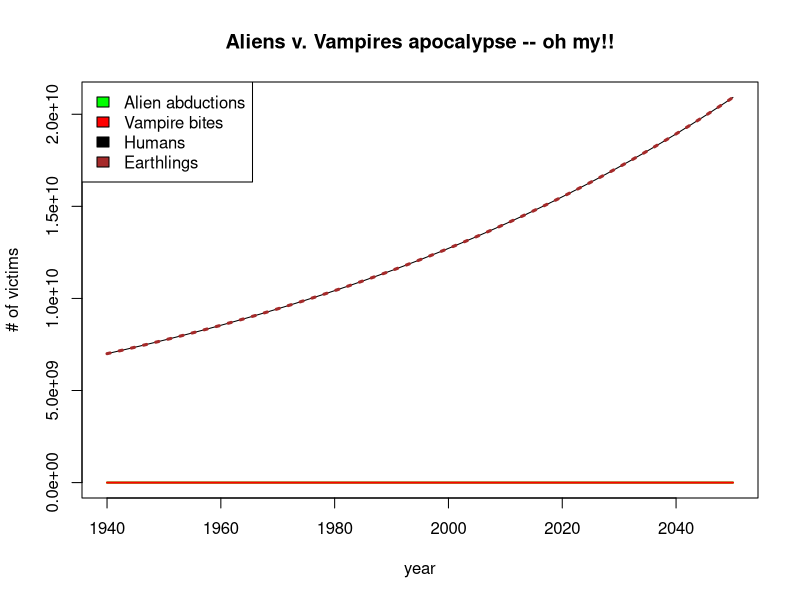

Write R code to recreate this figure.

# Aliens v. Vampires -- version 2.0
# (logistic growth)
# CPSC 420 -- spring 2016


# Set up time.
delta.t <- 1   # years
time <- seq(1940,2050,delta.t)

# Utility functions to convert between i and t.
itot <- function(i) (i-1)*delta.t + 1940
ttoi <- function(t) (t-1940)/delta.t + 1

# Simulation parameters.
init.human.pop <- 7e9
alien.abduction.rate <- 3      # (people/year)/year
bite.rate <- .1                # (people/year)/vampire
birth.rate <- .01              # (people/year)/person

A <- vector()
V <- vector()
H <- vector()
earth.population <- vector()

# Initial conditions. (No aliens until 1940, and only one lonely vampire.)
A[1] <- 0
V[1] <- 1
H[1] <- init.human.pop
earth.population[1] <- V[1] + H[1]


# Simulate.
for (i in 2:length(time)) {

    logistic.factor <- H[i-1]/earth.population[i-1]

    # Compute flows.
    A.prime <- alien.abduction.rate * (time[i] - 1940) * 
        logistic.factor   # people/year
    V.prime <- bite.rate * V[i-1] * logistic.factor       # people/year
    H.prime <- H[i-1] * birth.rate -(V.prime + A.prime)    # people/year
    earth.population.prime <- -A.prime    # people/year

    # Compute stocks.
    A[i] <- A[i-1] + A.prime * delta.t                   # people
    V[i] <- V[i-1] + V.prime * delta.t                   # people
    H[i] <- H[i-1] + H.prime * delta.t                   # people
    earth.population[i] <- V[i] + H[i]                   # people
}


# Plot results.
all.values <- c(A,V,H,earth.population)
plot(time,A,type="l",col="green",lwd=2,
    ylim=c(min(all.values),max(all.values)),
    main="Aliens v. Vampires apocalypse -- oh my!!",
    xlab="year",
    ylab="# of victims")
lines(time,V,col="red",lwd=2)
lines(time,H,col="black",lwd=1)
lines(time,earth.population,col="brown",lty="dotted",lwd=3)
legend("topleft",legend=c("Alien abductions","Vampire bites","Humans","Earthlings"),
    fill=c("green","red","black","brown"))

